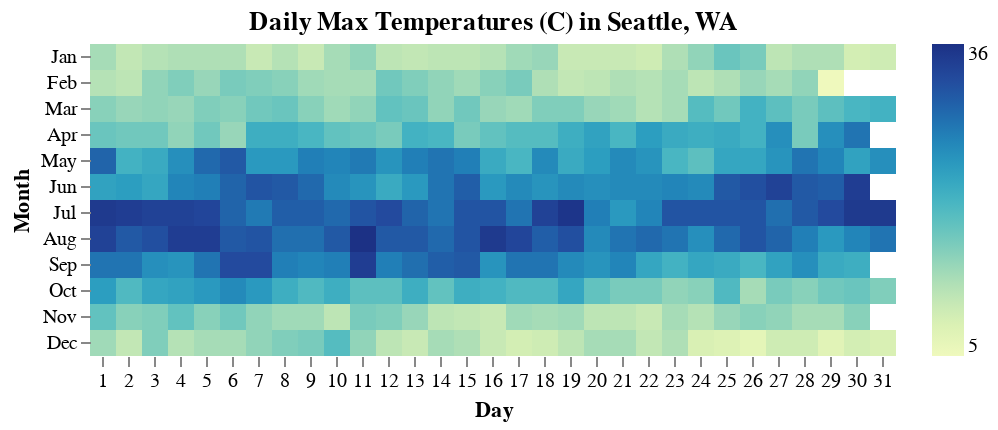

This figure's notebook cell:
### Code cell
import altair as alt
from vega_datasets import data

source = data.seattle_weather()

alt.Chart(source, title="Daily Max Temperatures (C) in Seattle, WA").mark_rect().encode(
    alt.X("date(date):O").title("Day").axis(format="%e", labelAngle=0),
    alt.Y("month(date):O").title("Month"),
    alt.Color("max(temp_max)").title(None),
    tooltip=[
        alt.Tooltip("monthdate(date)", title="Date"),
        alt.Tooltip("max(temp_max)", title="Max Temp"),
    ],
).configure_view(
    step=13,
    strokeWidth=0
).configure_axis(
    domain=False
)

### Figure 1 — Vega-Lite specification as saved in the notebook (floating-point values rounded to 4 significant figures; data arrays with more than 128 entries replaced by an {"elided": "..."} marker saying what was removed)
{"config": {"view": {"continuousWidth": 300, "continuousHeight": 300, "step": 13, "strokeWidth": 0}, "axis": {"domain": false}}, "data": {"name": "data-6881b3c76720a51ecae2e2fb5659aff4"}, "mark": {"type": "rect"}, "encoding": {"color": {"aggregate": "max", "field": "temp_max", "title": null, "type": "quantitative"}, "tooltip": [{"field": "date", "timeUnit": "monthdate", "title": "Date", "type": "temporal"}, {"aggregate": "max", "field": "temp_max", "title": "Max Temp", "type": "quantitative"}], "x": {"axis": {"format": "%e", "labelAngle": 0}, "field": "date", "timeUnit": "date", "title": "Day", "type": "ordinal"}, "y": {"field": "date", "timeUnit": "month", "title": "Month", "type": "ordinal"}}, "title": "Daily Max Temperatures (C) in Seattle, WA", "$schema": "https://vega.github.io/schema/vega-lite/v5.20.1.json", "datasets": {"data-6881b3c76720a51ecae2e2fb5659aff4": {"elided": "1461 records"}}}
